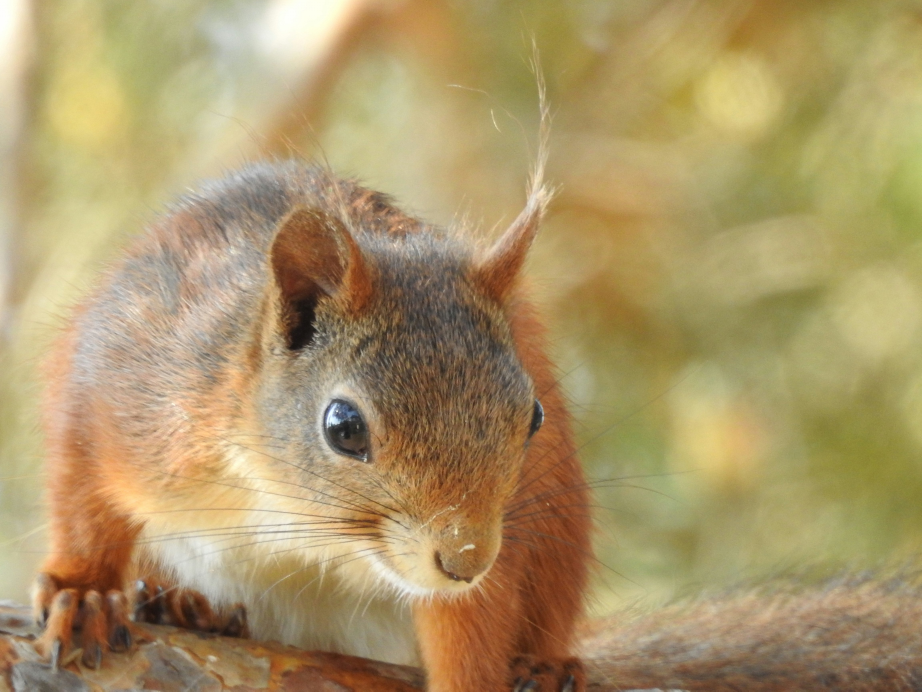
#> input picture optimized_photo.jpg, 4608 x 3456 px (shown at 1/5 size)
$ python fourier_mellin_control.py ../optimized_photo.jpg   (older library calls are emulated)
#> lines starting #> are read from the running program, lines starting #| are printed output that depends on the picture
#!/usr/bin/env python3
"""Reference-based Fourier-Mellin SCALE control, no DWT or steganography.

Both images are placed at their *native pixel sizes* on a common zero-padded
canvas. Crucially, the transformed image is NOT resized back to reference size.
A log-polar FFT magnitude converts isotropic scaling into a horizontal shift.
The reference image is REQUIRED: this is not a blind decoder.
"""
import argparse
import csv
from pathlib import Path
import cv2
import numpy as np
from PIL import Image


def spectrum(image, side):
    # Native-pixel placement on same canvas; centered, no resampling.
    gray = cv2.cvtColor(np.asarray(image.convert('RGB')), cv2.COLOR_RGB2GRAY).astype(np.float32)
    h, w = gray.shape
    if h > side or w > side:
        raise ValueError('Image larger than FFT canvas')
    gray -= gray.mean()
    gray *= cv2.createHanningWindow((w, h), cv2.CV_32F)
    canvas = np.zeros((side, side), np.float32)
    y, x = (side-h)//2, (side-w)//2
    canvas[y:y+h, x:x+w] = gray
    f = np.fft.fftshift(np.fft.fft2(canvas))
    mag = np.log1p(np.abs(f)).astype(np.float32)
    # Suppress strong low frequencies and edges of the Fourier plane.
    cy = cx = side//2
    yy, xx = np.ogrid[:side, :side]
    r = np.hypot(xx-cx, yy-cy)
    mag[(r < 6) | (r > side*0.46)] = 0
    return mag


def estimate(ref, transformed, side=1024, radial_bins=512, angular_bins=720):
    s1, s2 = spectrum(ref, side), spectrum(transformed, side)
    radius = side * 0.46
    size = (radial_bins, angular_bins)  # x=log(radius), y=angle
    flags = cv2.WARP_POLAR_LOG | cv2.WARP_FILL_OUTLIERS | cv2.INTER_LINEAR
    center = (side/2, side/2)
    a = cv2.warpPolar(s1, size, center, radius, flags)
    b = cv2.warpPolar(s2, size, center, radius, flags)
    # Remove radial mean and suppress near-origin bins.
    a[:, :int(radial_bins*0.23)] = 0
    b[:, :int(radial_bins*0.23)] = 0
    a -= a.mean(axis=0, keepdims=True)
    b -= b.mean(axis=0, keepdims=True)
    win = cv2.createHanningWindow((radial_bins, angular_bins), cv2.CV_32F)
    (dx, dy), response = cv2.phaseCorrelate(a, b, win)
    klog = radial_bins / np.log(radius)
    # Scaling spatial image by s moves Fourier magnitude radially by s^-1.
    scale = float(np.exp(-dx / klog))
    return scale, float(dx), float(dy), float(response)


def main():
    p = argparse.ArgumentParser(description=__doc__)
    p.add_argument('image', type=Path)
    p.add_argument('--scales', default='100,99,90,75')
    p.add_argument('--qualities', default='none,60')
    p.add_argument('--sizes', default='1280x720,640x480')
    p.add_argument('--canvas', type=int, default=2048)
    p.add_argument('--csv', type=Path, default=Path('fourier_mellin_control.csv'))
    args = p.parse_args()
    src = Image.open(args.image).convert('RGB')
#> src is the input picture: PIL image 4608x3456 RGB; mean R, G, B 171.3, 150.5, 105.2
    scales = [int(x) for x in args.scales.split(',')]
    qualities = [None if x=='none' else int(x) for x in args.qualities.split(',')]
    rows=[]
    for spec in args.sizes.split(','):
        w,h=map(int,spec.lower().split('x'))
        if max(w,h) > args.canvas:
            print(f'{spec}: skipped (larger than --canvas {args.canvas}); choose --canvas 2048')
            continue
        ratio=w/h; sw,sh=src.size
#> after `sw, sh = src.size`: sw = 4608; sh = 3456
        if sw/sh > ratio: cw,ch=round(sh*ratio),sh
        else: cw,ch=sw,round(sw/ratio)
#> cw = 4608; ch = 2592
        base=src.crop(((sw-cw)//2,(sh-ch)//2,(sw-cw)//2+cw,(sh-ch)//2+ch)).resize((w,h),Image.Resampling.LANCZOS)
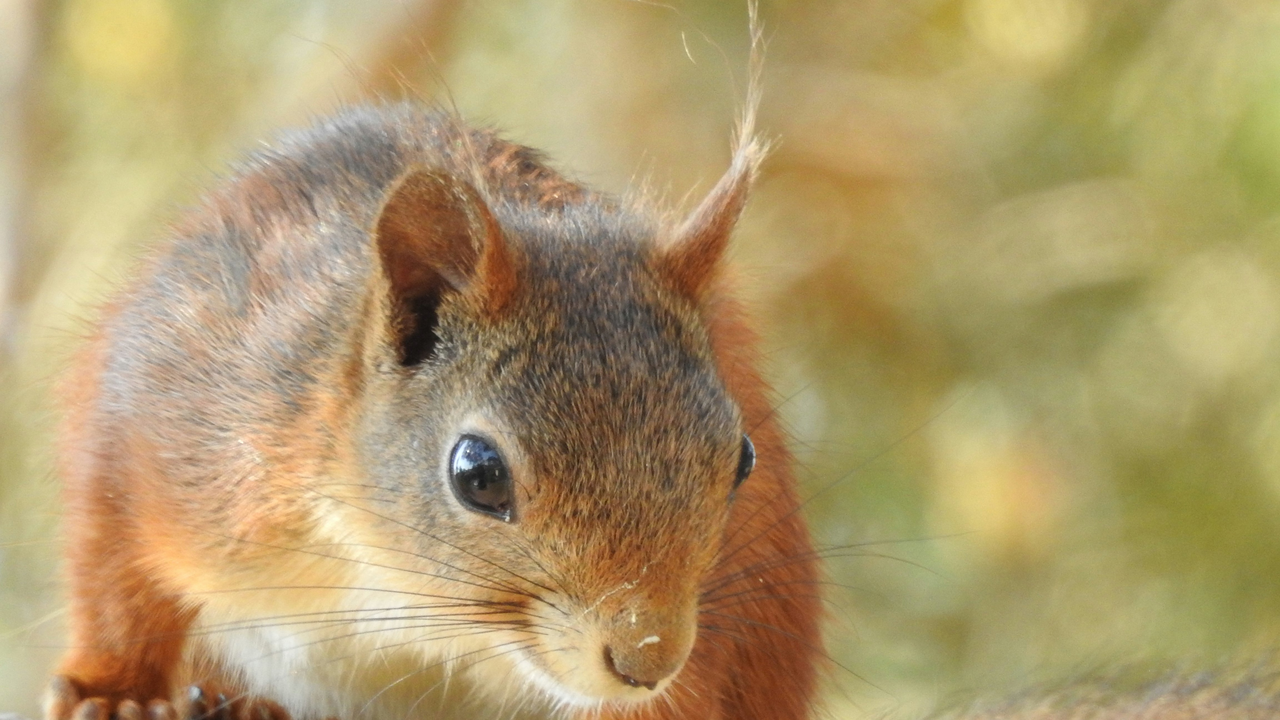
#> base: PIL image 1280x720 RGB; mean R, G, B 174.7, 154.7, 108.5
        for pct in scales:
            tw,th=max(1,round(w*pct/100)),max(1,round(h*pct/100))
            transformed=base.resize((tw,th),Image.Resampling.LANCZOS)
            for q in qualities:
                test=transformed
                if q is not None:
                    import io
                    buf=io.BytesIO(); test.save(buf,format='JPEG',quality=q,subsampling=0)
                    buf.seek(0); test=Image.open(buf).convert('RGB')
                try:
                    estimated,dx,dy,response=estimate(base,test,side=args.canvas)
#> in spectrum, `gray *= cv2.createHanningWindow((w, h), cv2.CV_32F)`:
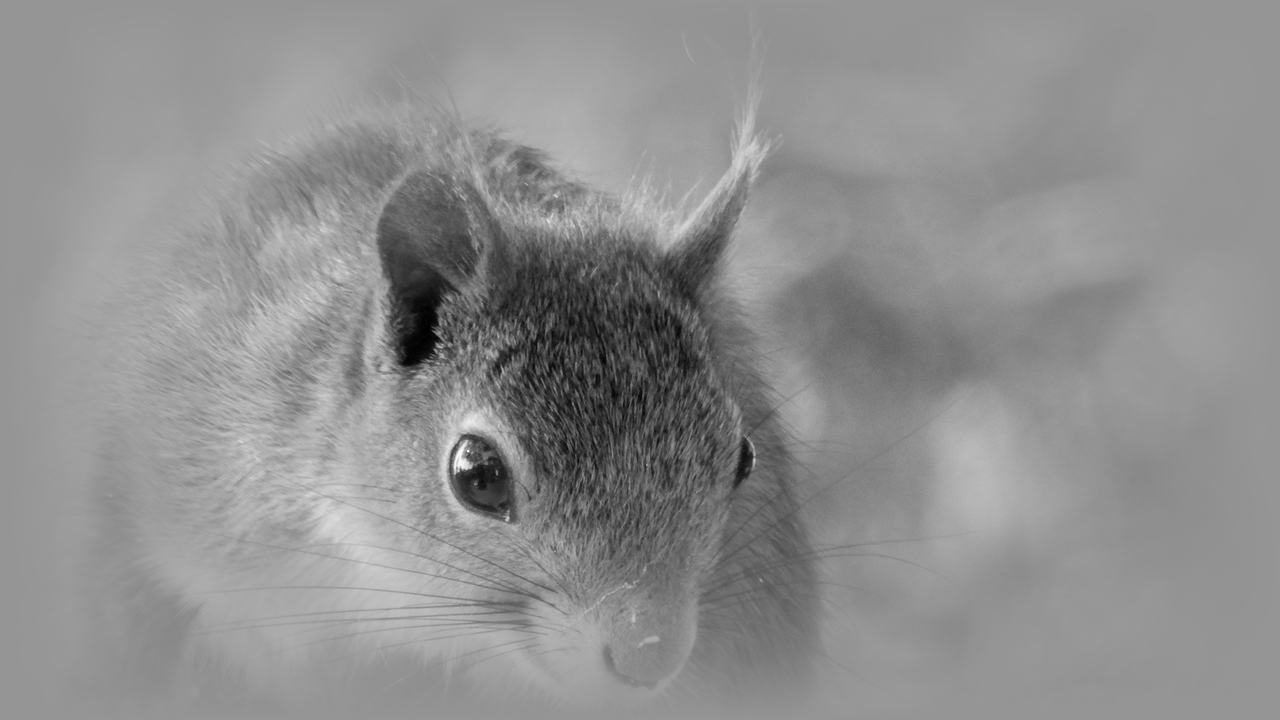
#> gray: shape (720, 1280) float32; min -117.1, max 82.89, mean -4.5; drawn with min black and max white
#> in spectrum, `canvas[y:y+h, x:x+w] = gray`:
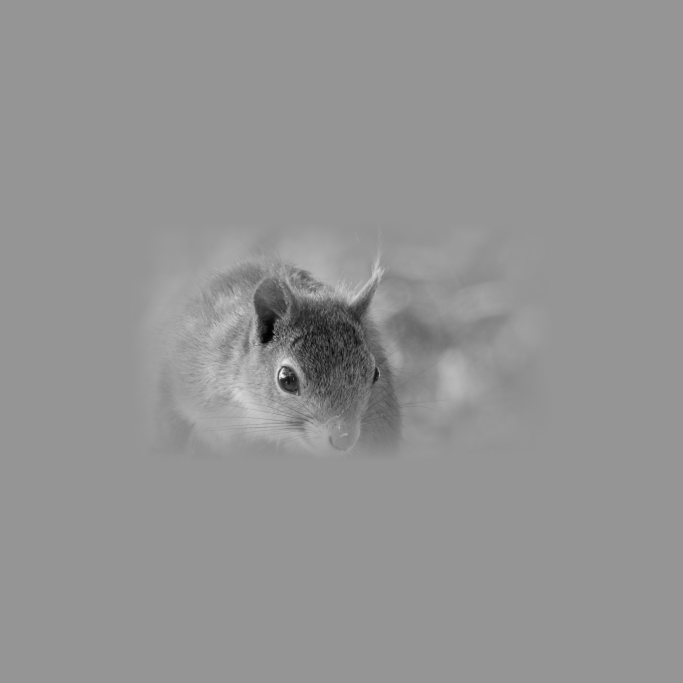
#> canvas: shape (2048, 2048) float32 (shown at 1/3 size); min -117.1, max 82.89, mean -1; drawn with min black and max white
#> in spectrum, `mag[(r < 6) | (r > side*0.46)] = 0`:
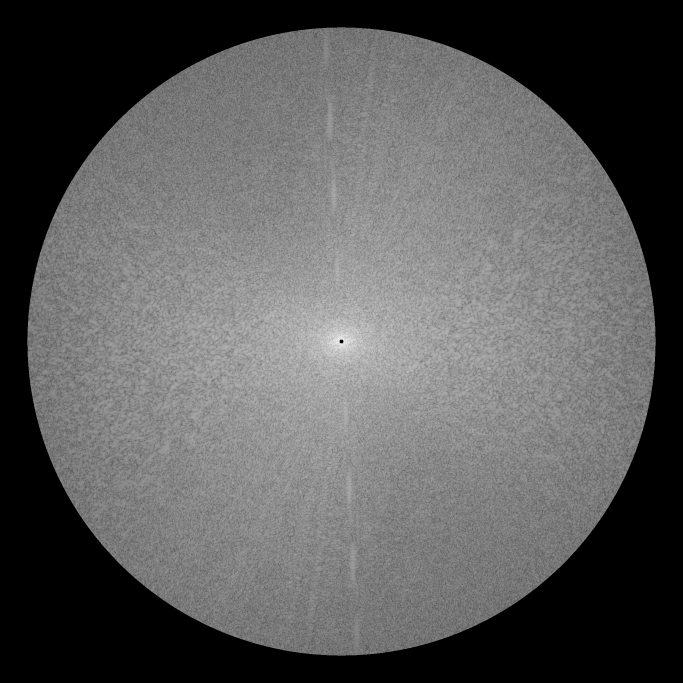
#> mag: shape (2048, 2048) float32 (shown at 1/3 size); min 0, max 14.6, mean 5.17; drawn with min black and max white
#> in estimate, `a = cv2.warpPolar(s1, size, center, radius, flags)`:
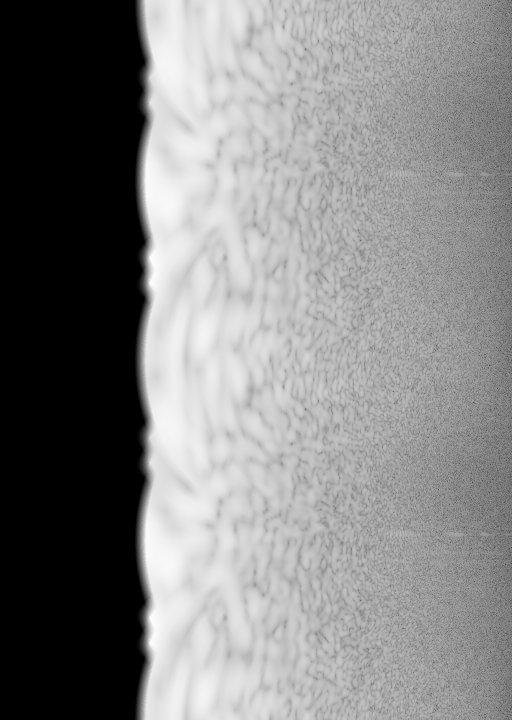
#> a: shape (720, 512) float32; min 0, max 14.58, mean 7.49; drawn with min black and max white
#> in estimate, `a -= a.mean(axis=0, keepdims=True)`:
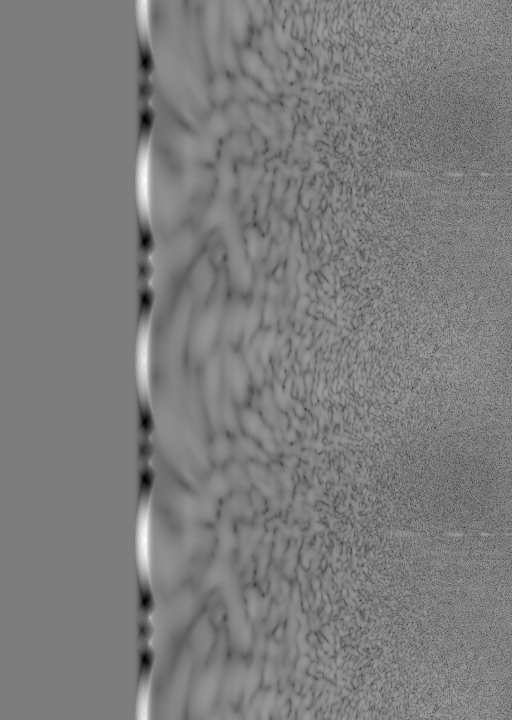
#> a: shape (720, 512) float32; min -5.9, max 6.1, mean 4.9e-08; drawn with min black and max white
#> in estimate, `(dx, dy), response = cv2.phaseCorrelate(a, b, win)`: dx = -5.8e-10; dy = -2.27e-13; response = 1
#> in estimate, `(dx, dy), response = cv2.phaseCorrelate(a, b, win)`:
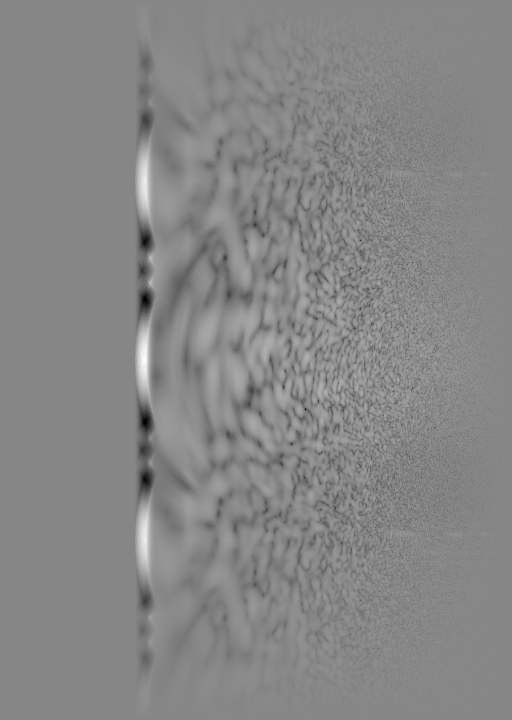
#> a: shape (720, 512) float32; min -4.37, max 3.89, mean -0.00461; drawn with min black and max white
#> estimated = 1; dx = -5.8e-10; dy = -2.27e-13; response = 1
                    error=100*(estimated-pct/100)
#> error = 7.76e-10
                    status='PASS' if abs(error)<=2 else 'FAIL'
#> status = 'PASS'
                    row=dict(source_size=spec,scale_percent=pct,jpeg_quality=q if q is not None else 'none',
                             estimated_percent=round(estimated*100,3),error_percentage_points=round(error,3),
                             shift_log_radius=round(dx,4),shift_angle=round(dy,4),response=round(response,5),status=status)
#> row = 9 items
                except Exception as exc:
                    row=dict(source_size=spec,scale_percent=pct,jpeg_quality=q if q is not None else 'none',
                             estimated_percent='',error_percentage_points='',shift_log_radius='',shift_angle='',response='',status=f'ERROR:{type(exc).__name__}')
                rows.append(row)
                print(f'{spec:>10} {pct:>3}% jpeg={str(q):>4} -> estimated {str(row["estimated_percent"]):>8}%  {row["status"]}')
#|   1280x720 100% jpeg=None -> estimated    100.0%  PASS
    if not rows: raise SystemExit('No tests: increase --canvas or select smaller --sizes')
    args.csv.parent.mkdir(parents=True,exist_ok=True)
    with args.csv.open('w',newline='',encoding='utf-8') as f:
        writer=csv.DictWriter(f,fieldnames=rows[0].keys());writer.writeheader();writer.writerows(rows)
    print(f'\n{sum(r["status"]=="PASS" for r in rows)}/{len(rows)} within ±2 percentage points. CSV: {args.csv}')
#| 16/16 within ±2 percentage points. CSV: fourier_mellin_control.csv
    print('Reference-based control only. Failure is informative; no Fourier pilot is embedded.')

if __name__=='__main__': main()
